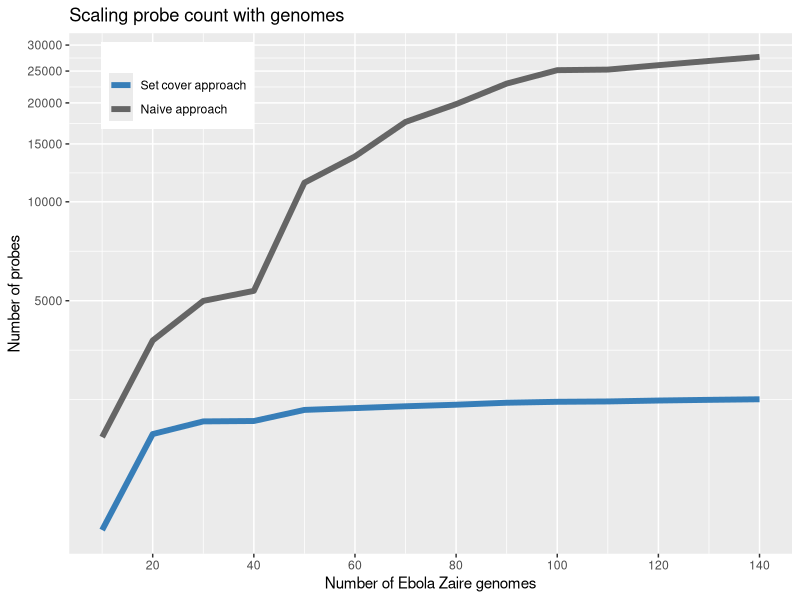

The R script that drew this image:
library(ggplot2)

data <- as.data.frame(read.csv("data.csv", header=TRUE))
print(data)

pdf("plot.pdf")

labels <- c("Set cover approach", "Naive approach")
colors <- c("Set cover approach"="#377eb8", "Naive approach"="#656565")
sizes <- c("Set cover approach"=2.0, "Naive approach"=2.0)

ggplot(data, aes(num_genomes)) +
    geom_line(aes(y=set_cover_probes, color="Set cover approach",
        size="Set cover approach")) +
    geom_line(aes(y=naive_probes, color="Naive approach",
        size="Naive approach")) +
    scale_color_manual("", values=colors, breaks=labels) +
    scale_size_manual("", values=sizes, breaks=labels) +
    theme(legend.position=c(0.15, 0.9)) +
    labs(title="Scaling probe count with genomes", y="Number of probes",
        x="Number of Ebola Zaire genomes") +
    scale_x_continuous(breaks=seq(0, 140, 20)) +
    scale_y_continuous(breaks=seq(0,30000,5000), trans="log")

dev.off()
